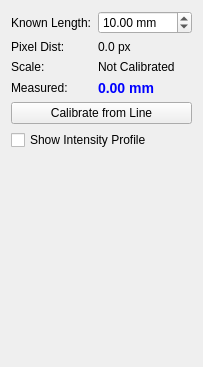
       <widget class="QWidget" name="tab_measurement">
        <attribute name="title">
         <string>Measurement</string>
        </attribute>
        <layout class="QFormLayout" name="layout_ruler">
         <item row="0" column="0">
          <widget class="QLabel" name="label_ruler_len">
           <property name="text">
            <string>Known Length:</string>
           </property>
          </widget>
         </item>
         <item row="0" column="1">
          <widget class="QDoubleSpinBox" name="spin_ruler_len">
           <property name="maximum">
            <double>9999.0</double>
           </property>
           <property name="value">
            <double>10.0</double>
           </property>
           <property name="suffix">
            <string> mm</string>
           </property>
          </widget>
         </item>
         <item row="1" column="0">
          <widget class="QLabel" name="label_ruler_px">
           <property name="text">
            <string>Pixel Dist:</string>
           </property>
          </widget>
         </item>
         <item row="1" column="1">
          <widget class="QLabel" name="lbl_ruler_px">
           <property name="text">
            <string>0.0 px</string>
           </property>
          </widget>
         </item>
         <item row="2" column="0">
          <widget class="QLabel" name="label_ruler_calib">
           <property name="text">
            <string>Scale:</string>
           </property>
          </widget>
         </item>
         <item row="2" column="1">
          <widget class="QLabel" name="lbl_ruler_calib">
           <property name="text">
            <string>Not Calibrated</string>
           </property>
          </widget>
         </item>
         <item row="3" column="0">
          <widget class="QLabel" name="label_ruler_meas">
           <property name="text">
            <string>Measured:</string>
           </property>
          </widget>
         </item>
         <item row="3" column="1">
          <widget class="QLabel" name="lbl_ruler_meas">
           <property name="text">
            <string>0.00 mm</string>
           </property>
           <property name="styleSheet">
            <string notr="true">font-weight: bold; font-size: 14px; color: blue;</string>
           </property>
          </widget>
         </item>
         <item row="4" column="0" colspan="2">
          <widget class="QPushButton" name="btn_ruler_calibrate">
           <property name="text">
            <string>Calibrate from Line</string>
           </property>
          </widget>
         </item>
         <item row="5" column="0" colspan="2">
          <widget class="QCheckBox" name="chk_show_profile">
           <property name="text">
            <string>Show Intensity Profile</string>
           </property>
          </widget>
         </item>
         <item row="6" column="0" colspan="2">
          <widget class="IntensityChart" name="intensity_chart" native="true">
           <property name="minimumSize">
            <size>
             <width>0</width>
             <height>200</height>
            </size>
           </property>
           <property name="visible">
            <bool>false</bool>
           </property>
          </widget>
         </item>
        </layout>
       </widget>
